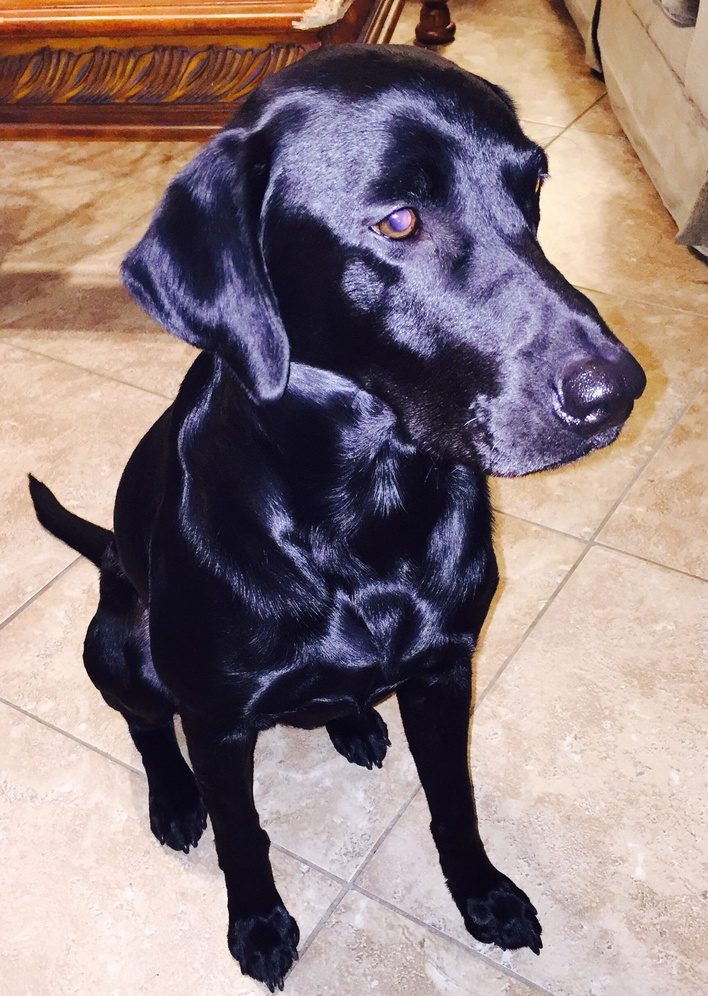
#> input picture OpenCV/entrada.jpg, 708 x 996 px, shrunk from 1570 x 2208 before the run
$ python exemplo2.4.py
#> lines starting #> are read from the running program, lines starting #| are printed output that depends on the picture
import cv2
imagem = cv2.imread('entrada.jpg')
#> imagem is the input picture: shape (996, 708, 3); mean B, G, R 126.5, 126, 143.9

for i in range(0,imagem.shape[0]):
    for j in range(0,imagem.shape[1]):
        imagem[i,j] = (0,(i*j)%256,0)
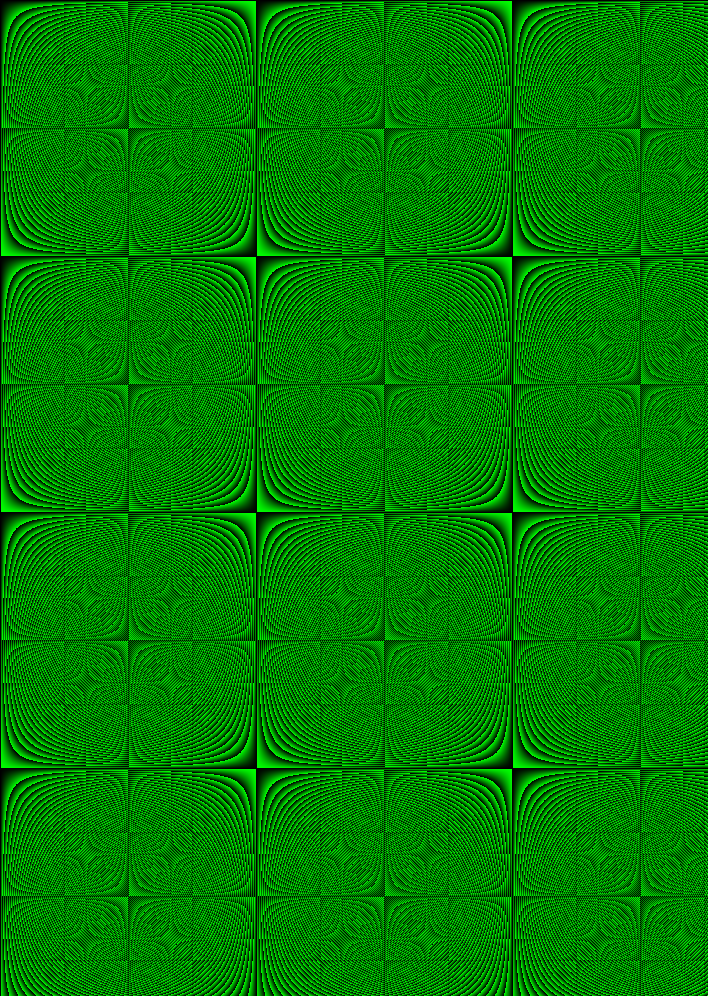
#> imagem: shape (996, 708, 3); mean B, G, R 0, 125.4, 0

cv2.imshow('Imagem modificada', imagem)
cv2.waitKey(0)
